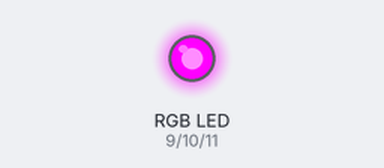
The sketch below on a simulated Arduino Uno, built with avr-gcc and run on an emulated ATmega328P. On the bench: an RGB LED mixed from three pins (HIGH = lit).

Above: at 0.1 s.
Timing chart, 0 to 1.6 s (numbered marks = the images above):
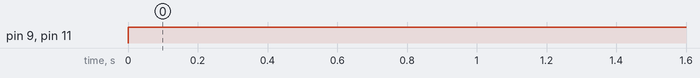

The sketch:

rgb_led1.ino
```cpp
// C++ code
//varibles

int redPin = 9;
int greenPin = 10;
int bluePin = 11;

void setup()
{
  pinMode(redPin,OUTPUT);
  pinMode(greenPin,OUTPUT);
  pinMode(bluePin,OUTPUT);
}

void loop()
{
  analogWrite(redPin,255);
  analogWrite(greenPin,0);
  analogWrite(bluePin,255);
}
```

Measured:
- by itself, pin 9 (redPin), pin 11 (bluePin): LOW → HIGH at 0.00 s
